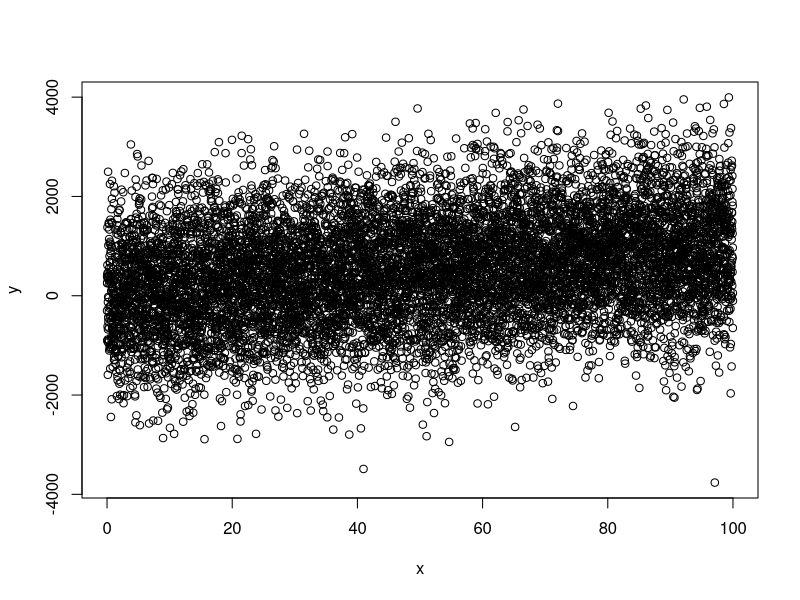

Reproduce this figure in R.
## ---- chunk 1
# with large enough amount of sample
N=10000
x=seq(0,100,length.out=N) #  num [1:10000] 0 0.01 0.02 0.03 0.04 ...99.98 99.99 100.00

#This is the "Data Generating Process". Note that the large sigma makes the noise noisy
y=10*x+5+rnorm(N,0,1000 )
## ---- chunk 2
plot(x,y) # It's hard to tell what y could be given x, but the y dots appearently go upward as x increases.
